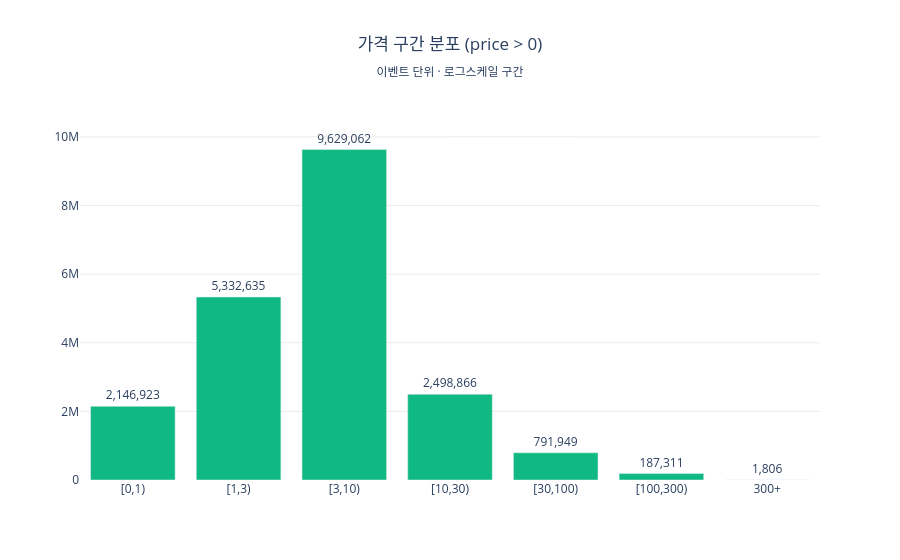

Write notebook code for a chart like this one.
### Code cell
y = price_histogram['건수']
fig = go.Figure(go.Bar(
    x=price_histogram['가격구간'],
    y=y,
    marker_color='#10B981',
    text=y.map(lambda v: f"{v:,}"),
    textposition='outside',
))
fig.update_layout(
    title=dict(text='가격 구간 분포 (price > 0)<br><sub>이벤트 단위 · 로그스케일 구간</sub>', x=0.5, xanchor='center'),
    plot_bgcolor='white',
    yaxis=dict(gridcolor='#ececec', range=[0, y.max() * 1.15]),
)
fig.show()

### Figure 1 — Plotly figure (JSON) as saved in the notebook; plotly's stock layout.template omitted (floating-point values rounded to 4 significant figures)
{"data": [{"marker": {"color": "#10B981"}, "text": ["2,146,923", "5,332,635", "9,629,062", "2,498,866", "791,949", "187,311", "1,806"], "textposition": "outside", "type": "bar", "x": ["[0,1)", "[1,3)", "[3,10)", "[10,30)", "[30,100)", "[100,300)", "300+"], "y": [2146923, 5332635, 9629062, 2498866, 791949, 187311, 1806]}], "layout": {"plot_bgcolor": "white", "title": {"text": "가격 구간 분포 (price > 0)<br><sub>이벤트 단위 · 로그스케일 구간</sub>", "x": 0.5, "xanchor": "center"}, "yaxis": {"gridcolor": "#ececec", "range": [0, 11070000.0]}}}
